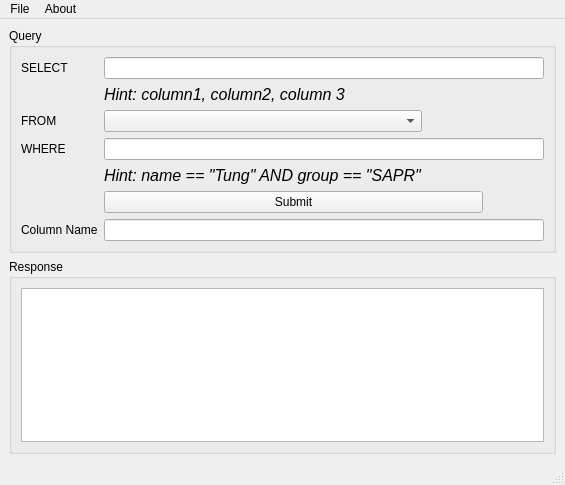
<?xml version="1.0" encoding="UTF-8"?>
<ui version="4.0">
 <class>MainWindow</class>
 <widget class="QMainWindow" name="MainWindow">
  <property name="geometry">
   <rect>
    <x>0</x>
    <y>0</y>
    <width>565</width>
    <height>485</height>
   </rect>
  </property>
  <property name="windowTitle">
   <string>MainWindow</string>
  </property>
  <widget class="QWidget" name="centralwidget">
   <layout class="QVBoxLayout" name="verticalLayout">
    <item>
     <widget class="QGroupBox" name="groupBox">
      <property name="title">
       <string>Query</string>
      </property>
      <layout class="QGridLayout" name="gridLayout">
       <item row="2" column="2">
        <spacer name="horizontalSpacer">
         <property name="orientation">
          <enum>Qt::Horizontal</enum>
         </property>
         <property name="sizeHint" stdset="0">
          <size>
           <width>40</width>
           <height>20</height>
          </size>
         </property>
        </spacer>
       </item>
       <item row="0" column="0">
        <widget class="QLabel" name="label">
         <property name="text">
          <string>SELECT</string>
         </property>
        </widget>
       </item>
       <item row="2" column="1">
        <widget class="QComboBox" name="comboBoxFrom"/>
       </item>
       <item row="2" column="0">
        <widget class="QLabel" name="label_2">
         <property name="text">
          <string>FROM</string>
         </property>
        </widget>
       </item>
       <item row="3" column="0">
        <widget class="QLabel" name="label_3">
         <property name="text">
          <string>WHERE</string>
         </property>
        </widget>
       </item>
       <item row="5" column="0">
        <spacer name="horizontalSpacer_3">
         <property name="orientation">
          <enum>Qt::Horizontal</enum>
         </property>
         <property name="sizeHint" stdset="0">
          <size>
           <width>40</width>
           <height>20</height>
          </size>
         </property>
        </spacer>
       </item>
       <item row="5" column="1" colspan="2">
        <widget class="QPushButton" name="btnSubmit">
         <property name="text">
          <string>Submit</string>
         </property>
        </widget>
       </item>
       <item row="1" column="1">
        <widget class="QLabel" name="label_4">
         <property name="font">
          <font>
           <pointsize>12</pointsize>
           <italic>true</italic>
          </font>
         </property>
         <property name="text">
          <string>Hint: column1, column2, column 3</string>
         </property>
        </widget>
       </item>
       <item row="4" column="1">
        <widget class="QLabel" name="label_5">
         <property name="font">
          <font>
           <pointsize>12</pointsize>
           <italic>true</italic>
          </font>
         </property>
         <property name="text">
          <string>Hint: name == &quot;Tung&quot; AND group == &quot;SAPR&quot;</string>
         </property>
        </widget>
       </item>
       <item row="0" column="1" colspan="3">
        <widget class="QLineEdit" name="lineEditSelect"/>
       </item>
       <item row="3" column="1" colspan="3">
        <widget class="QLineEdit" name="lineEditWhere"/>
       </item>
       <item row="5" column="3">
        <spacer name="horizontalSpacer_2">
         <property name="orientation">
          <enum>Qt::Horizontal</enum>
         </property>
         <property name="sizeHint" stdset="0">
          <size>
           <width>40</width>
           <height>20</height>
          </size>
         </property>
        </spacer>
       </item>
       <item row="6" column="0">
        <widget class="QLabel" name="label_6">
         <property name="text">
          <string>Column Name</string>
         </property>
        </widget>
       </item>
       <item row="6" column="1" colspan="3">
        <widget class="QLineEdit" name="lineEditColumnName">
         <property name="readOnly">
          <bool>true</bool>
         </property>
        </widget>
       </item>
      </layout>
     </widget>
    </item>
    <item>
     <widget class="QGroupBox" name="groupBox_2">
      <property name="title">
       <string>Response</string>
      </property>
      <layout class="QVBoxLayout" name="verticalLayout_2">
       <item>
        <widget class="QTableView" name="tbResults"/>
       </item>
      </layout>
     </widget>
    </item>
   </layout>
  </widget>
  <widget class="QMenuBar" name="menubar">
   <property name="geometry">
    <rect>
     <x>0</x>
     <y>0</y>
     <width>565</width>
     <height>22</height>
    </rect>
   </property>
   <widget class="QMenu" name="menuFile">
    <property name="title">
     <string>File</string>
    </property>
   </widget>
   <widget class="QMenu" name="menuAbout">
    <property name="title">
     <string>About</string>
    </property>
   </widget>
   <addaction name="menuFile"/>
   <addaction name="menuAbout"/>
  </widget>
  <widget class="QStatusBar" name="statusbar"/>
 </widget>
 <tabstops>
  <tabstop>lineEditSelect</tabstop>
  <tabstop>comboBoxFrom</tabstop>
  <tabstop>lineEditWhere</tabstop>
  <tabstop>btnSubmit</tabstop>
  <tabstop>lineEditColumnName</tabstop>
  <tabstop>tbResults</tabstop>
 </tabstops>
 <resources/>
 <connections>
  <connection>
   <sender>comboBoxFrom</sender>
   <signal>currentIndexChanged(QString)</signal>
   <receiver>MainWindow</receiver>
   <slot>onComboBoxFromChanged()</slot>
   <hints>
    <hint type="sourcelabel">
     <x>214</x>
     <y>96</y>
    </hint>
    <hint type="destinationlabel">
     <x>282</x>
     <y>242</y>
    </hint>
   </hints>
  </connection>
  <connection>
   <sender>btnSubmit</sender>
   <signal>clicked()</signal>
   <receiver>MainWindow</receiver>
   <slot>onBtnSubmitClicked()</slot>
   <hints>
    <hint type="sourcelabel">
     <x>282</x>
     <y>212</y>
    </hint>
    <hint type="destinationlabel">
     <x>282</x>
     <y>242</y>
    </hint>
   </hints>
  </connection>
 </connections>
 <slots>
  <slot>onComboBoxFromChanged()</slot>
  <slot>onBtnSubmitClicked()</slot>
 </slots>
</ui>
